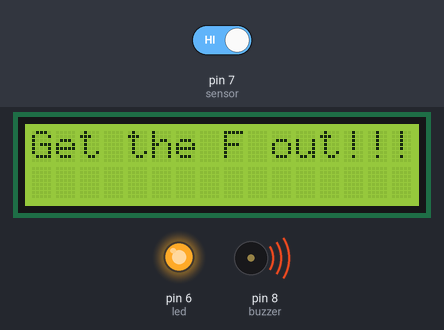
Bench run of a sketch on a simulated Arduino Uno, built with avr-gcc and run on an emulated ATmega328P. On the bench: 16×2 character LCD, output pins drawn as LEDs (lit = HIGH), buzzer (waves = sounding). Inputs (shaded band) come from the test bench; at power-on: pin 7 (sensor) HIGH. What the sketch prints to the serial monitor is not drawn.

Above: at 1.2 s.
1.3 s: pin 7 (sensor) driven LOW
At 3.2 s:
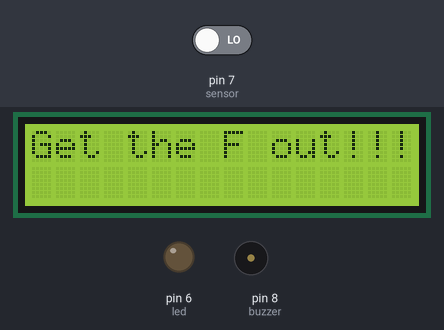
6.5 s: pin 7 (sensor) driven HIGH
At 8.3 s:
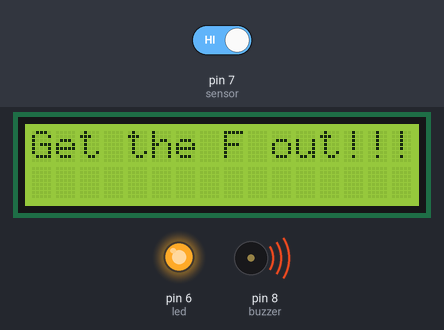
Timing chart, 0 to 22.2 s (numbered marks = the images above; inputs shaded):
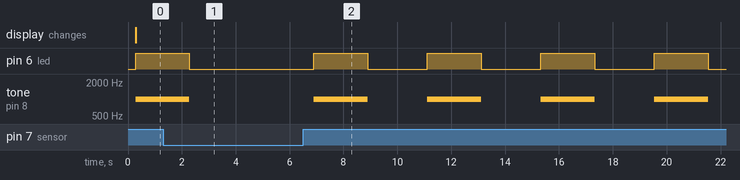

The sketch:

MotionAlarm.ino
```cpp
//#include <LiquidCrystal.h>
#include <Wire.h>
#include <LiquidCrystal_I2C.h>

const int buzzer = 8;
const int led = 6;
const int sensor = 7;
//const int out = 5;
//const int rs = 12, en = 11, d4 = 5, d5 = 4, d6 = 3, d7 = 2;
//LiquidCrystal lcd(rs, en, d4, d5, d6, d7);
LiquidCrystal_I2C lcd(0x20, 16, 2);


void setup() {
  pinMode(sensor, INPUT_PULLUP);
  pinMode(buzzer, OUTPUT);
  pinMode(led, OUTPUT);
//pinMode(out, OUTPUT);
  lcd.begin();          // Initiate the LCD module
  lcd.backlight();     // Turn on the backlight
  Serial.begin(9600);
  }

void loop() {

  bool motion;
//digitalWrite(out, HIGH);
  motion = digitalRead(sensor);
  delay(200);
  Serial.println(motion);

  if(motion == HIGH){
    lcd.setCursor(0, 0);
    lcd.print("Get the F out!!!");
    digitalWrite(led, HIGH);
    delay(1);
    tone(buzzer, 1000);
    delay(2000);
    digitalWrite(led, LOW);
    delay(1);
    noTone(buzzer);
    delay(2000);

  }

  else{
    noTone(buzzer);
    digitalWrite(led, LOW);
    lcd.home();
    lcd.print("Get the F out!!!");
    }

}
```

Measured:
- after the input at 1.3 s, pin 6 (led): goes on until 2.3 s, then stays LOW; tone on pin 8 (buzzer): goes on until 2.3 s, then stays silent
- after the input at 6.5 s, pin 6 (led): alternates HIGH for 2.0 s and LOW for 2.2 s, starting after 0.39 s; tone on pin 8 (buzzer): alternates 1000 Hz for 2.0 s and silent for 2.2 s, starting after 0.39 s
